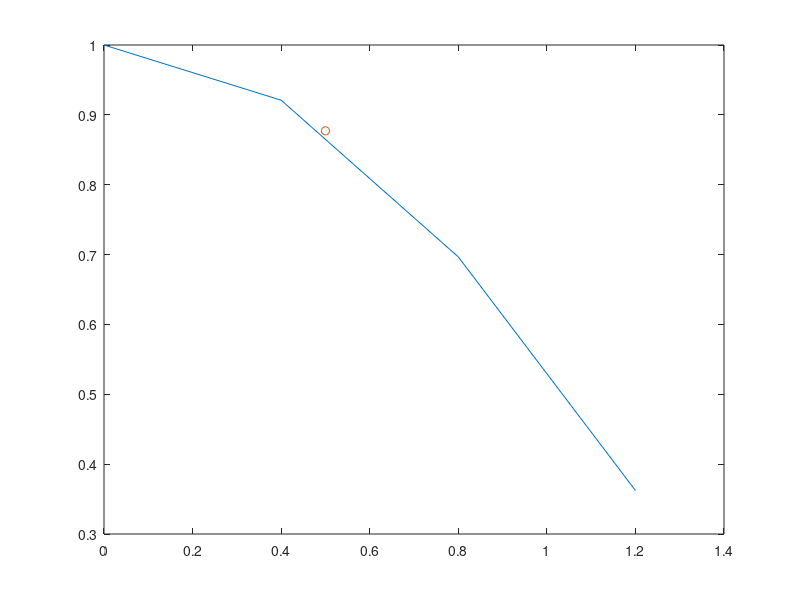

MATLAB code to generate this figure:
%Lagrangian Interpolation
clc; clear all;
xArray = [0 0.4 0.8 1.2]; yArray = [1 0.9210 0.6967 0.3623];
n = length(xArray);
xr = 0.5;
yr = 0;
L = ones(1,n);
for i = 1:n
    for j = 1:n
        if(i~=j)
            L(i)= L(i)*(xr-xArray(j))/(xArray(i)-xArray(j));
        end
    end
    yr=yr+yArray(i)*L(i);
end
yr
plot(xArray,yArray,xr,yr, 'o');